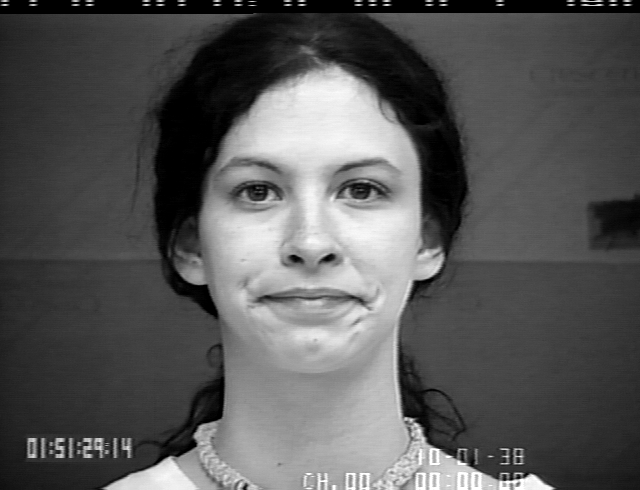
#> input picture dataset/contempt/S138_008_00000009.png, 640 x 490 px, given as the content of the folder /content/drive/My Drive/Colab Notebooks/dataset/disgust, which was not available
$ jupyter execute --allow-errors DepressionDetection_FacialExpressions.ipynb   (text cells are left out)
#> lines starting #> are read from the running program, lines starting #| are printed output that depends on the picture; pictures that were not available may be replaced by others from this repository, and a replacement may not be noted
[cell 1]
from google.colab import drive
drive.mount('/content/drive')

[cell 2]
import pandas as pd
import os
from skimage.transform import resize
from skimage.io import imread
from skimage import color
from skimage import io
import numpy as np
import matplotlib.pyplot as plt
import random
import cv2
from skimage.feature import local_binary_pattern
from sklearn import preprocessing, metrics
from sklearn.svm import LinearSVC
import urllib.request
from PIL import Image, ImageOps
from pathlib import Path

[cell 3]
# params
radius = 3
n_points = 8 * radius
n_bins = n_points + 2

[cell 4]
def compute_lbp(lbp):
  # Vectorization/Normalization to get feature vector.
  lbp = lbp.ravel()
  feature = np.zeros(n_bins)
  for i in lbp:
    feature[int(i)] += 1
  feature /= np.linalg.norm(feature, ord=1)
  return feature

[cell 5]
Categories=['disgust','happy','contempt']

[cell 6]
target_arr=[] #output array
vec=[] #features array
cascade_classifier = cv2.CascadeClassifier('/content/drive/My Drive/Colab Notebooks/haarcascade_frontalface_alt.xml')
# CK+
datadir='/content/drive/My Drive/Colab Notebooks/dataset/'
#path which contains all the categories of images
for i in Categories:
    path=os.path.join(datadir,i)
    for img in os.listdir(path):
      if (os.path.join(path,img).endswith('.png')):
        url = os.path.join(path,img)
        img_array = np.array(Image.open(url).convert('L'))
#> img_array is the input picture: shape (490, 640); min 0, max 255, mean 87.1
        # violajones
        detected_faces = cascade_classifier.detectMultiScale(img_array, scaleFactor=1.1, minNeighbors=10, minSize=(30, 30))
#> detected_faces = [[175, 84, 277, 277]]
        # crop
        if (len(detected_faces)!=0):
          for (x, y, width, height) in detected_faces:
            image = img_array[y:y + height,x:x + width]
#> this loop made 1 pass
#> pass 1, `image = img_array[y:y + height,x:x + width]`:
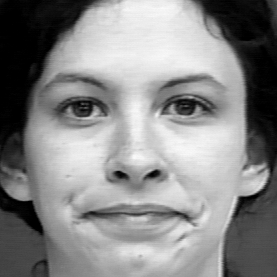
#> image: shape (277, 277); min 0, max 250, mean 135.8
        else:
          image = img_array
        img_resized=resize(image,(512,384))
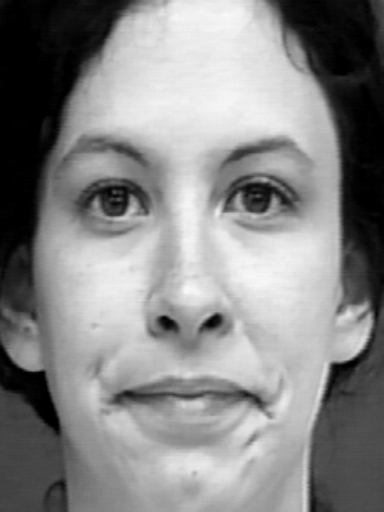
#> img_resized: shape (512, 384) float64; min 0, max 0.979, mean 0.533
        # Find LBP of all pixels
        lbp = local_binary_pattern(img_resized, n_points, radius, 'uniform')
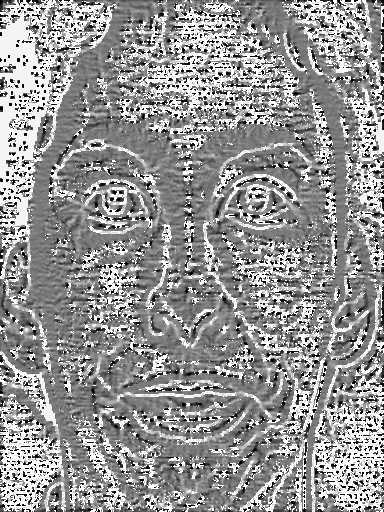
#> lbp: shape (512, 384) float64; min 0, max 25, mean 14.6; drawn with min black and max white
        feature = compute_lbp(lbp)
#> the loop in compute_lbp, `for i in lbp:` made 196608 passes
#> i on passes 4, 7, 8: 5, 5, 5
#> after the loop in compute_lbp, `for i in lbp:`: feature = 26 values, max 37429 at index 25, min 1882 at index 23, mean 7561.8
#> in compute_lbp, `feature /= np.linalg.norm(feature, ord=1)`: feature = 26 values, max 0.19 at index 25, min 0.00957 at index 23, mean 0.0385
        vec.append(feature)
        target_arr.append(Categories.index(i))

[cell 7]
print("Original Image :")
img=imread(url,as_gray=True)
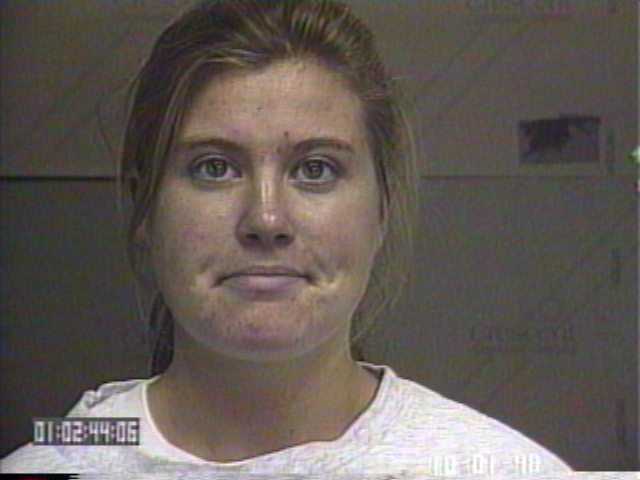
#> input picture dataset/contempt/S148_002_00000015.png, 640 x 480 px, found by its file name
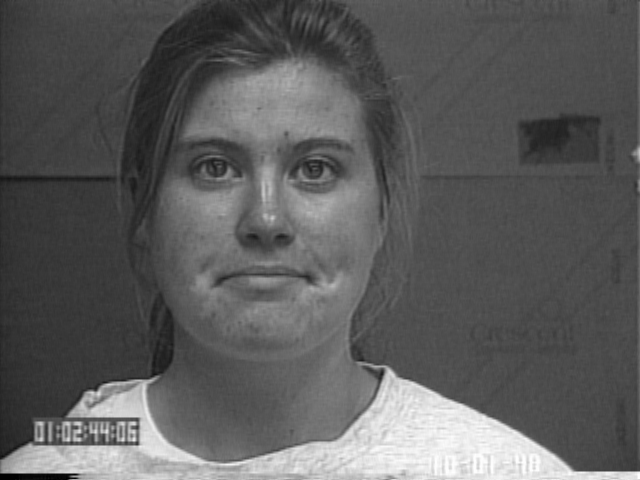
#> img: shape (480, 640) float64; min 0.00392, max 0.996, mean 0.365
plt.imshow(img,cmap='gray')
plt.show()
print("ViolaJones Output :")
plt.imshow(image,cmap='gray')
plt.show()
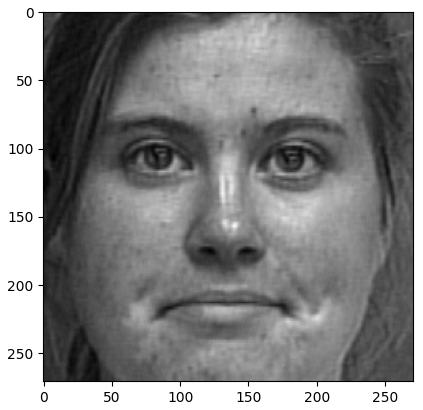
#> figure drawn by matplotlib, 1 panel
lbp = local_binary_pattern(image, n_points, radius, 'uniform')
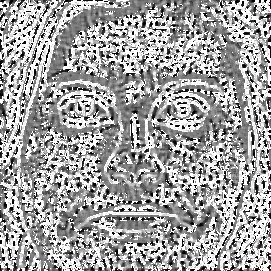
#> lbp: shape (271, 271) float64; min 0, max 25, mean 15.9; drawn with min black and max white
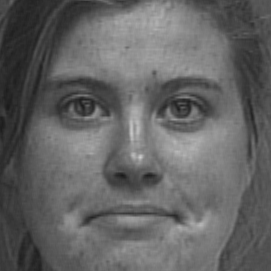
#> image: shape (271, 271); min 25, max 207, mean 99.5
#> the loop `for (x, y, width, height) in detected_faces:` made 1 pass
print("LBP Output :")
plt.imshow(lbp,cmap='gray')
plt.show()

[cell 8]
target=np.array(target_arr)
df=pd.DataFrame(vec) #dataframe
df['Target']=target
x=df.iloc[:,:-1] #input data
y=df.iloc[:,-1] #output data

[cell 9]
from sklearn.svm import SVC
svc = SVC(kernel='poly', degree=8 ,probability=True)

[cell 10]
from sklearn.model_selection import train_test_split
#> (the rest of this cell did not finish here and is left out)

[cell 11]
from sklearn.metrics import accuracy_score
#> (the rest of this cell did not finish here and is left out)

[cell 12]
datadir='/content/drive/My Drive/Colab Notebooks/dataset/sequences/'
PredictedLevel = []
ActualLevel = ['high','high','high','high','high','none','mild','high(concealed)','none','mild']

#path which contains all the categories of images
#> (the rest of this cell did not finish here and is left out)

      L=feature.reshape(1, -1)
      if (Categories[svc.predict(L)[0]]=='happy'):
        seq.append('pos')
        pos = pos +1
      else:
        seq.append('neg')
        neg = neg +1
  DepressionLevel = 'none'
  if (neg>= 0.4*len(seq) and pos>=0.4*len(seq)):
    DepressionLevel = 'high(concealed)'
  elif (neg>= 0.4*len(seq) and pos<=0.26*len(seq)):
    DepressionLevel = 'high'
  elif (neg>= 0.4*len(seq) and (pos>=0.33*len(seq) or pos<=0.4*len(seq))):
    DepressionLevel = 'mild'
  PredictedLevel.append(DepressionLevel)
  print(str(i)+" : " + str(seq))
